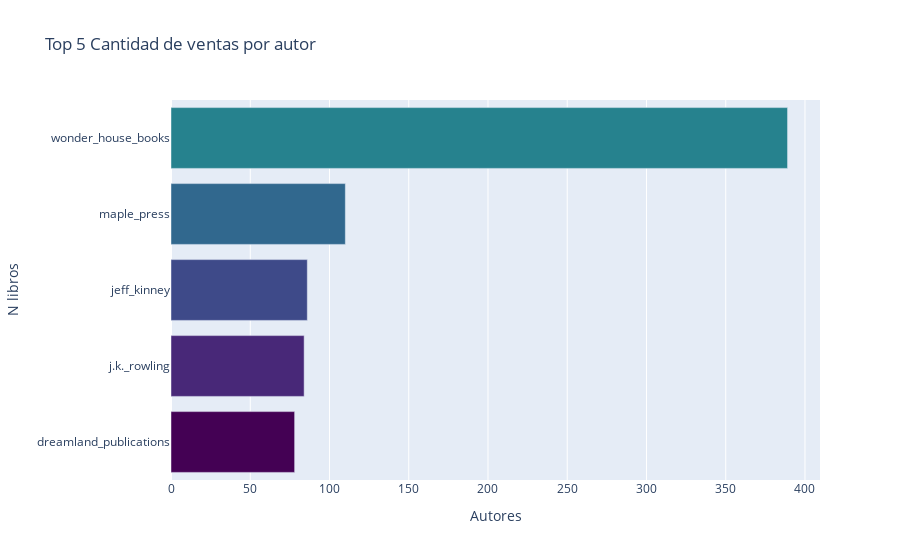

Notebook cell for this chart:
### Code cell
color_palette = ['#440154', '#482878', '#3e4a89', '#31688e', '#26828e', '#1f9e89', 
                 '#35b779', '#6dcd59', '#b4de2c', '#fde725', '#ff7f00', '#ffa07a', 
                 '#6495ed', '#8a2be2', '#da70d6', '#20b2aa']

graph_books_authors = go.Figure([go.Bar(y=authors[::-1], x=n_books[::-1],orientation='h', marker_color=color_palette)])


graph_books_authors.update_layout(title='Top 5 Cantidad de ventas por autor', 
                                  xaxis_title='Autores',
                                  yaxis_title='N libros')
graph_books_authors.show()

### Figure 1 — Plotly figure (JSON) as saved in the notebook; plotly's stock layout.template omitted (floating-point values rounded to 4 significant figures)
{"data": [{"marker": {"color": ["#440154", "#482878", "#3e4a89", "#31688e", "#26828e", "#1f9e89", "#35b779", "#6dcd59", "#b4de2c", "#fde725", "#ff7f00", "#ffa07a", "#6495ed", "#8a2be2", "#da70d6", "#20b2aa"]}, "orientation": "h", "type": "bar", "x": [78, 84, 86, 110, 389], "y": ["dreamland_publications", "j.k._rowling", "jeff_kinney", "maple_press", "wonder_house_books"]}], "layout": {"title": {"text": "Top 5 Cantidad de ventas por autor"}, "xaxis": {"title": {"text": "Autores"}}, "yaxis": {"title": {"text": "N libros"}}}}
